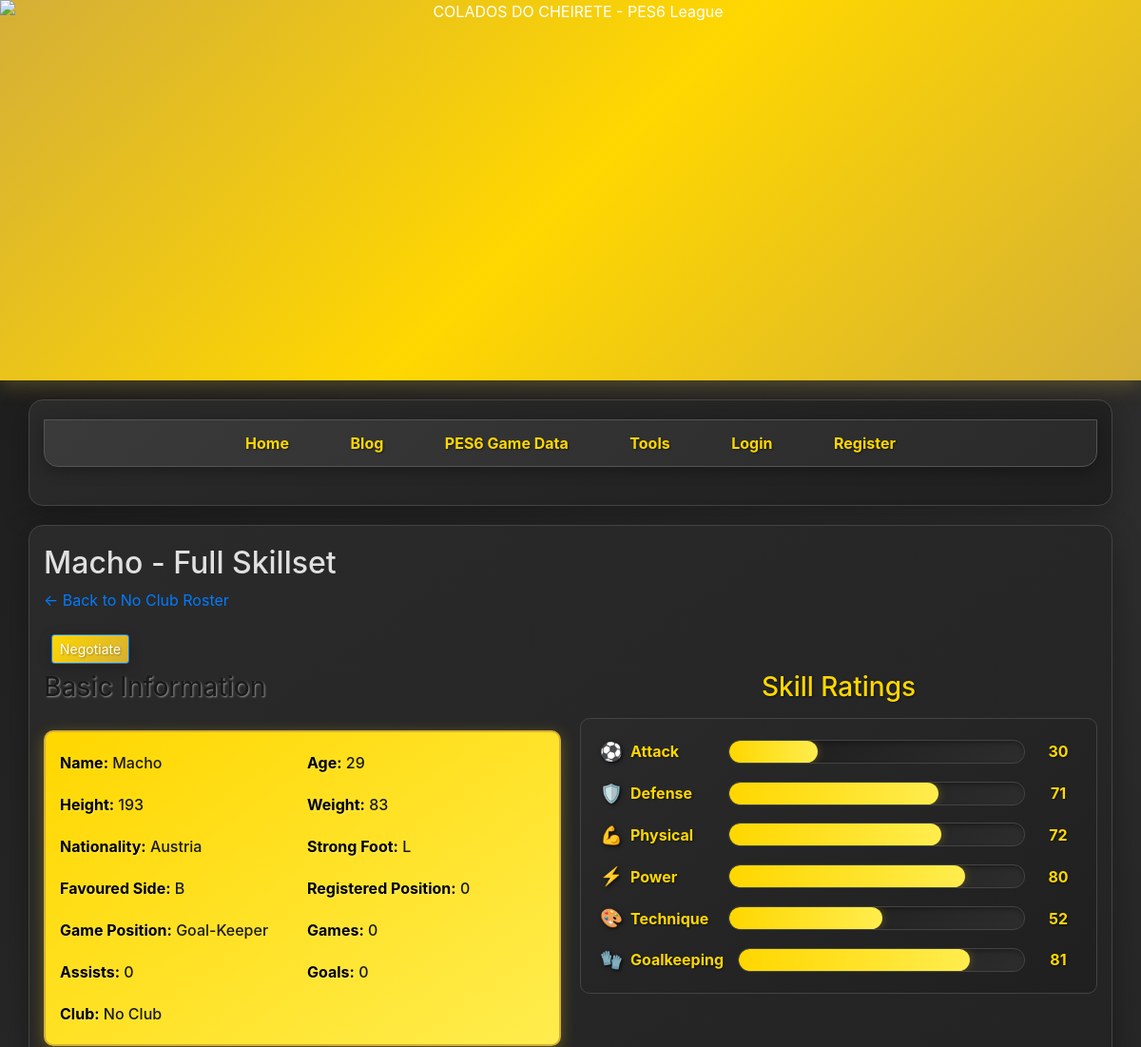
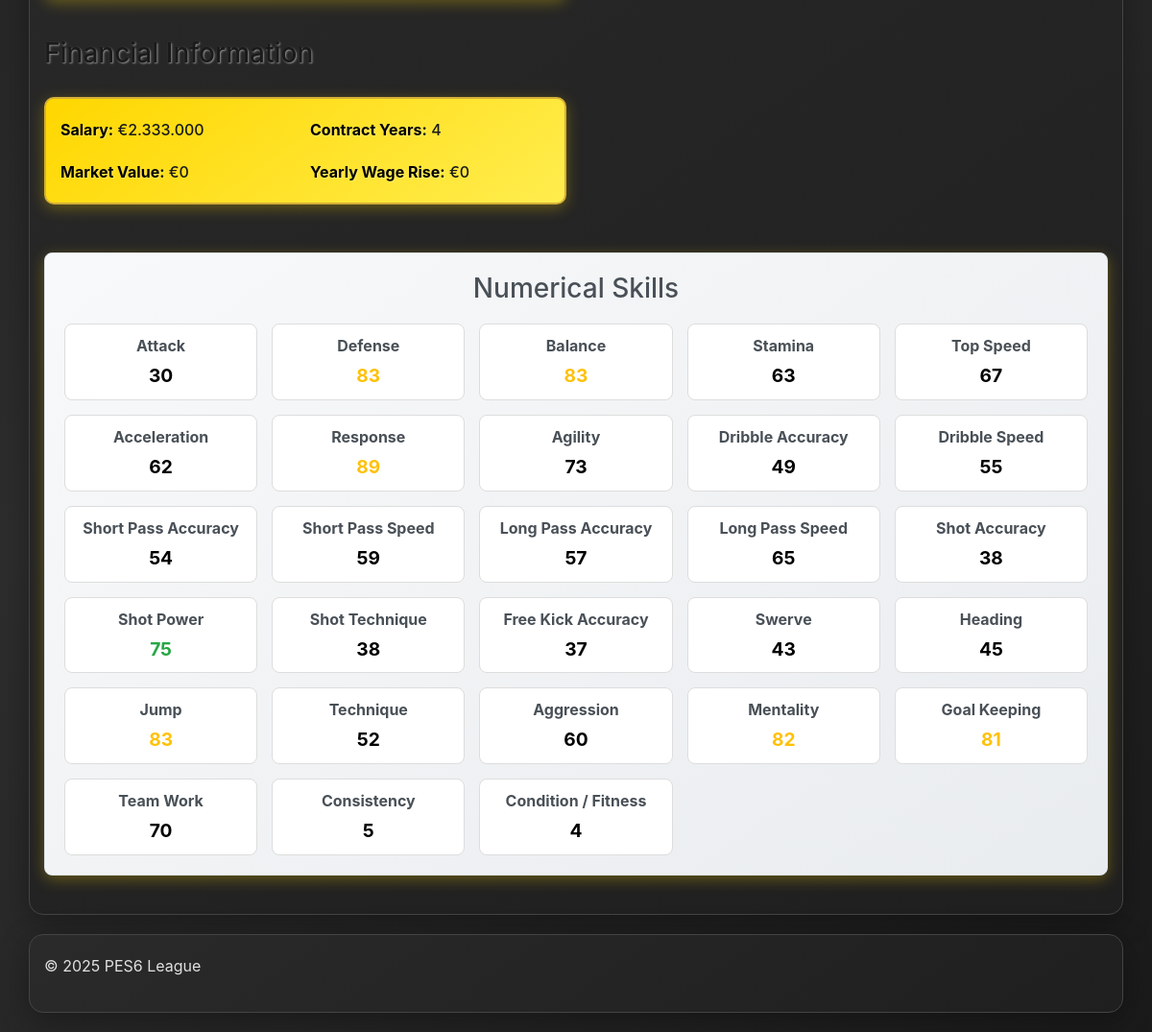
The page /pes6_player/1 on the database its author committed (2 pictures, top to bottom).
### tables this page shows
CREATE TABLE players (
    id INTEGER PRIMARY KEY, -- Use INTEGER PRIMARY KEY for autoincrement in SQLite
    player_name TEXT NOT NULL,
    shirt_name TEXT,
    club_id INTEGER,
    registered_position TEXT,
    age INTEGER,
    height INTEGER,
    weight INTEGER,
    nationality TEXT,
    strong_foot TEXT,
    favoured_side TEXT,
    gk INTEGER DEFAULT 0,
    cwp INTEGER DEFAULT 0,
    cbt INTEGER DEFAULT 0,
    sb INTEGER DEFAULT 0,
    dmf INTEGER DEFAULT 0,
    wb INTEGER DEFAULT 0,
    cmf INTEGER DEFAULT 0,
    smf INTEGER DEFAULT 0,
    amf INTEGER DEFAULT 0,
    wf INTEGER DEFAULT 0,
    ss INTEGER DEFAULT 0,
    cf INTEGER DEFAULT 0,
    attack INTEGER,
    defense INTEGER,
    balance INTEGER,
    stamina INTEGER,
    top_speed INTEGER,
    acceleration INTEGER,
    response INTEGER,
    agility INTEGER,
    dribble_accuracy INTEGER,
    dribble_speed INTEGER,
    short_pass_accuracy INTEGER,
    short_pass_speed INTEGER,
    long_pass_accuracy INTEGER,
    long_pass_speed INTEGER,
    shot_accuracy INTEGER,
    shot_power INTEGER,
    shot_technique INTEGER,
    free_kick_accuracy INTEGER,
    swerve INTEGER,
    heading INTEGER,
    jump INTEGER,
    technique INTEGER,
    aggression INTEGER,
    mentality INTEGER,
    goal_keeping INTEGER,
    team_work INTEGER,
    consistency INTEGER,
    condition_fitness INTEGER,
    dribbling_skill INTEGER DEFAULT 0,
    tactical_dribble INTEGER DEFAULT 0,
    positioning INTEGER DEFAULT 0,
    reaction INTEGER DEFAULT 0,
    playmaking INTEGER DEFAULT 0,
    passing INTEGER DEFAULT 0,
    scoring INTEGER DEFAULT 0,
    one_one_scoring INTEGER DEFAULT 0,
    post_player INTEGER DEFAULT 0,
    lines INTEGER DEFAULT 0,
    middle_shooting INTEGER DEFAULT 0,
    side INTEGER DEFAULT 0,
    centre INTEGER DEFAULT 0,
    penalties INTEGER DEFAULT 0,
    one_touch_pass INTEGER DEFAULT 0,
    outside INTEGER DEFAULT 0,
    marking INTEGER DEFAULT 0,
    sliding INTEGER DEFAULT 0,
    covering INTEGER DEFAULT 0,
    d_line_control INTEGER DEFAULT 0,
    penalty_stopper INTEGER DEFAULT 0,
    one_on_one_stopper INTEGER DEFAULT 0,
    long_throw INTEGER DEFAULT 0,
    injury_tolerance TEXT,
    dribble_style INTEGER,
    free_kick_style INTEGER,
    pk_style INTEGER,
    drop_kick_style INTEGER,
    skin_color INTEGER,
    face_type INTEGER,
    preset_face_number INTEGER,
    head_width INTEGER,
    neck_length INTEGER,
    neck_width INTEGER,
    shoulder_height INTEGER,
    shoulder_width INTEGER,
    chest_measurement INTEGER,
    waist_circumference INTEGER,
    arm_circumference INTEGER,
    leg_circumference INTEGER,
    calf_circumference INTEGER,
    leg_length INTEGER,
    wristband TEXT,
    wristband_color TEXT,
    international_number INTEGER,
    classic_number INTEGER,
    club_number INTEGER,
    salary INTEGER DEFAULT 0,
    contract_years_remaining INTEGER DEFAULT 0,
    market_value INTEGER DEFAULT 0,
    yearly_wage_rise INTEGER DEFAULT 0,
    -- Bundled skill areas for better player display
    attack_rating INTEGER DEFAULT 0,
    defense_rating INTEGER DEFAULT 0,
    physical_rating INTEGER DEFAULT 0,
    power_rating INTEGER DEFAULT 0,
    technique_rating INTEGER DEFAULT 0,
                goalkeeping_rating INTEGER DEFAULT 0,
            game_position TEXT DEFAULT '',
            FOREIGN KEY (club_id) REFERENCES teams(id)
);

CREATE TABLE teams (
    id INTEGER PRIMARY KEY AUTOINCREMENT,
    club_name TEXT UNIQUE NOT NULL
);

### app.py (the view)
@app.route('/pes6_player/<int:player_id>')
def pes6_player_details(player_id):
    cur = db_helper.get_cursor()
    cur.execute("SELECT * FROM players WHERE id = ?", (player_id,))
    player_data = cur.fetchone()
    cur.close()
    if not player_data:
        flash("PES6 Player not found!", "danger")
        return redirect(url_for('pes6_game_teams'))
    basic_info = {
        'Name': player_data['player_name'],
        'Age': player_data['age'],
        'Height': player_data['height'],
        'Weight': player_data['weight'],
        'Nationality': player_data['nationality'],
        'Strong Foot': player_data['strong_foot'],
        'Favoured Side': player_data['favoured_side'],
        'Registered Position': player_data['registered_position'],
        'Game Position': player_data['game_position'],
        'Games': 0,    # Added empty field
        'Assists': 0,  # Added empty field
        'Goals': 0     # Added empty field
    }
    club_name = None
    if player_data['club_id']:
        temp_cur = db_helper.get_cursor()
        temp_cur.execute("SELECT club_name FROM teams WHERE id = ?", (player_data['club_id'],))
        club_name_result = temp_cur.fetchone()
        if club_name_result:
            club_name = club_name_result[0]
        temp_cur.close()
    basic_info['Club'] = club_name
    financial_info = {
        'Salary': player_data['salary'],
        'Contract Years': player_data['contract_years_remaining'],
        'Market Value': player_data['market_value'],
        'Yearly Wage Rise': player_data['yearly_wage_rise']
    }
    bundled_skills = {
        'Attack': player_data['attack_rating'],
        'Defense': player_data['defense_rating'],
        'Physical': player_data['physical_rating'],
        'Power': player_data['power_rating'],
        'Technique': player_data['technique_rating'],
        'Goalkeeping': player_data['goalkeeping_rating']
    }
    skills_numeric = {
        'Attack': player_data['attack'],
        'Defense': player_data['defense'],
        'Balance': player_data['balance'],
        'Stamina': player_data['stamina'],
        'Top Speed': player_data['top_speed'],
        'Acceleration': player_data['acceleration'],
        'Response': player_data['response'],
        'Agility': player_data['agility'],
        'Dribble Accuracy': player_data['dribble_accuracy'],
        'Dribble Speed': player_data['dribble_speed'],
        'Short Pass Accuracy': player_data['short_pass_accuracy'],
        'Short Pass Speed': player_data['short_pass_speed'],
        'Long Pass Accuracy': player_data['long_pass_accuracy'],
        'Long Pass Speed': player_data['long_pass_speed'],
        'Shot Accuracy': player_data['shot_accuracy'],
        'Shot Power': player_data['shot_power'],
        'Shot Technique': player_data['shot_technique'],
        'Free Kick Accuracy': player_data['free_kick_accuracy'],
        'Swerve': player_data['swerve'],
        'Heading': player_data['heading'],
        'Jump': player_data['jump'],
        'Technique': player_data['technique'],
        'Aggression': player_data['aggression'],
        'Mentality': player_data['mentality'],
        'Goal Keeping': player_data['goal_keeping'],
        'Team Work': player_data['team_work'],
        'Consistency': player_data['consistency'],
        'Condition / Fitness': player_data['condition_fitness'],
    }
    positional_skills = {
        'GK': player_data['gk'], 'CWP': player_data['cwp'], 'CBT': player_data['cbt'],
        'SB': player_data['sb'], 'DMF': player_data['dmf'], 'WB': player_data['wb'],
        'CMF': player_data['cmf'], 'SMF': player_data['smf'], 'AMF': player_data['amf'],
        'WF': player_data['wf'], 'SS': player_data['ss'], 'CF': player_data['cf']
    }
    special_skills = {
        'Dribbling': player_data['dribbling_skill'],
        'Tactical Dribble': player_data['tactical_dribble'],
        'Positioning': player_data['positioning'],
        'Reaction': player_data['reaction'],
        'Playmaking': player_data['playmaking'],
        'Passing': player_data['passing'],
        'Scoring': player_data['scoring'],
        '1-on-1 Scoring': player_data['one_one_scoring'],
        'Post Player': player_data['post_player'],
        'Lines': player_data['lines'],
        'Middle Shooting': player_data['middle_shooting'],
        'Side': player_data['side'],
        'Centre': player_data['centre'],
        'Penalties': player_data['penalties'],
        '1-Touch Pass': player_data['one_touch_pass'],
        'Outside': player_data['outside'],
        'Marking': player_data['marking'],
        'Sliding': player_data['sliding'],
        'Covering': player_data['covering'],
        'D-Line Control': player_data['d_line_control'],
        'Penalty Stopper': player_data['penalty_stopper'],
        '1-on-1 Stopper': player_data['one_on_one_stopper'],
        'Long Throw': player_data['long_throw'],
    }
    return render_template('pes6_player_details.html',
                           player=player_data,
                           basic_info=basic_info,
                           financial_info=financial_info, # Pass new financial_info dictionary
                           bundled_skills=bundled_skills,
                           skills_numeric=skills_numeric,
                           positional_skills=positional_skills,
                           special_skills=special_skills)

### templates/pes6_player_details.html (shortened to what this page needs)
{% extends "base.html" %}
{% block content %}
    <h2>{{ player.player_name }} - Full Skillset</h2>
    <p><a href="{{ url_for('pes6_team_details', team_id=player.club_id) }}">← Back to {{ basic_info.Club }} Roster</a></p>
    <button type="button" class="btn btn-primary btn-sm negotiate-btn" data-player-id="{{ player.id }}" data-player-name="{{ player.player_name }}" data-toggle="modal" data-target="#negotiateModal">Negotiate</button>
    <div class="player-summary-grid">
        <div class="player-info-section">
            <h3>Basic Information</h3>
            <div class="player-details-section">
                <div class="skills-grid">
                    {% for key, value in basic_info.items() %}
                        {% if key not in ['Salary', 'Contract Years', 'Market Value', 'Yearly Wage Rise'] %}
                            <p><strong>{{ key }}:</strong> {{ value }}</p>
                        {% endif %}
                    {% endfor %}
                </div>
            </div>
            <h3>Financial Information</h3>
            <div class="player-details-section">
                <div class="skills-grid">
                    <p><strong>Salary:</strong> {{ financial_info['Salary'] | int | format_currency }}</p>
                    <p><strong>Contract Years:</strong> {{ financial_info['Contract Years'] }}</p>
                    <p><strong>Market Value:</strong> {{ financial_info['Market Value'] | int | format_currency }}</p>
                    <p><strong>Yearly Wage Rise:</strong> {{ financial_info['Yearly Wage Rise'] | int | format_currency }}</p>
                </div>
            </div>
        </div>
        <div class="skills-visualization-section">
            <h3>Skill Ratings</h3>
            <div class="skills-chart">
                {% for skill_name, skill_value in bundled_skills.items() %}
                    <div class="skill-bar-container">
                        <div class="skill-label">
                            {% if skill_name == 'Attack' %}
                                <span class="skill-icon">⚽</span>
                            {% elif skill_name == 'Defense' %}
                                <span class="skill-icon">🛡️</span>
                            {% elif skill_name == 'Physical' %}
                                <span class="skill-icon">💪</span>
                            {% elif skill_name == 'Power' %}
                                <span class="skill-icon">⚡</span>
                            {% elif skill_name == 'Technique' %}
                                <span class="skill-icon">🎨</span>
                            {% elif skill_name == 'Goalkeeping' %}
                                <span class="skill-icon">🧤</span>
                            {% endif %}
                            {{ skill_name }}
                        </div>
                        <div class="skill-bar">
                            <div class="skill-fill" style="width: {{ (skill_value / 100) * 100 }}%; background: linear-gradient(90deg, #ffd700 0%, #ffed4e 100%);"></div>
                        </div>
                        <div class="skill-value">{{ skill_value }}</div>
                    </div>
                {% endfor %}
            </div>
        </div>
    </div>
    <div class="player-details-section" style="margin-top: 30px; padding: 20px; background: linear-gradient(145deg, #f8f9fa, #e9ecef); border: 1px solid #dee2e6; border-radius: 8px;">
        <h3 style="color: #495057; margin-bottom: 20px; text-align: center;">Numerical Skills</h3>
        <div class="skills-grid" style="display: grid; grid-template-columns: repeat(auto-fit, minmax(200px, 1fr)); gap: 15px;">
            {% for skill_name, skill_value in skills_numeric.items() %}
                <div style="padding: 10px; background: white; border-radius: 8px; border: 1px solid #ddd; text-align: center;">
                    <div style="font-weight: bold; margin-bottom: 5px; color: #495057;">{{ skill_name }}</div>
                    <div style="font-size: 1.2em; font-weight: bold;
                         {% if skill_value <= 74 %}color: #000000;{% endif %}
                         {% if skill_value >= 75 and skill_value <= 79 %}color: #28a745;{% endif %}
                         {% if skill_value >= 80 and skill_value <= 89 %}color: #ffc107;{% endif %}
                         {% if skill_value >= 95 %}color: #dc3545;{% endif %}">
                        {{ skill_value }}
                    </div>
                </div>
            {% endfor %}
        </div>
    </div>
{% endblock %}

### rows shown on the page
players: player_name "Macho", key "Name", key "Nationality", nationality "Austria", key "Game Position", game_position "Goal-Keeper", Salary "€2.333.000"
teams: Club "No Club", key "Club", club_name "No Club"

### other values the page prints
{{ key }} "Age" "Height" "Weight" "Strong Foot" "Favoured Side" "Registered Position" "Games" "Assists" "Goals"
{{ value }} "29" "193" "83" "L" "B" "0" "0" "0" "0"
{{ financial_info['Contract Years'] }} "4"
{{ financial_info['Market Value'] | int | format_currency }} "€0"
{{ financial_info['Yearly Wage Rise'] | int | format_currency }} "€0"
{{ skill_name }} "Attack" "Defense" "Physical" "Power" "Technique" "Goalkeeping"
{{ skill_value }} "30" "71" "72" "80" "52" "81"
{{ skill_name }} "Attack" "Defense" "Balance" "Stamina" "Top Speed" "Acceleration" "Response" "Agility" "Dribble Accuracy" "Dribble Speed" "Short Pass Accuracy" "Short Pass Speed" "Long Pass Accuracy" "Long Pass Speed" "Shot Accuracy" "Shot Power" "Shot Technique" "Free Kick Accuracy" "Swerve" "Heading" "Jump" "Technique" "Aggression" "Mentality" "Goal Keeping" "Team Work" "Consistency" "Condition / Fitness"
{{ skill_value }} "30" "83" "83" "63" "67" "62" "89" "73" "49" "55" "54" "59" "57" "65" "38" "75" "38" "37" "43" "45" "83" "52" "60" "82" "81" "70" "5" "4"
